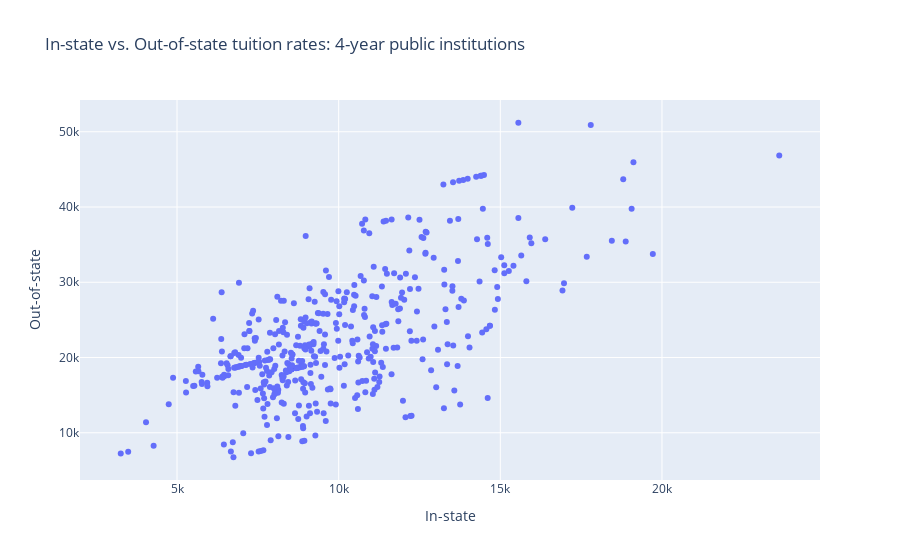

Notebook source saved alongside this figure:
### Markdown cell above
Now we can do a **scatter plot**: Let's look at the relationship between in-state and out-of-state tuition rates for public universities:

### Code cell
pub = dta[dta['public'] == 1]

data = [go.Scatter(x=pub['tuition_in'],
                   y=pub['tuition_out'],
                   text = pub['institution'],
                   mode = 'markers')]

# the layout 
layout = go.Layout(title="In-state vs. Out-of-state tuition rates: 4-year public institutions",
                  xaxis=dict(title = 'In-state'),
                  yaxis=dict(title = 'Out-of-state'))

# the figure
fig = go.Figure(data = data,layout = layout)

#plot the figure
iplot(fig)

#save the figure
py.offline.plot(fig, filename='plots/my_scatter_plot.html')

### Figure 1 — Plotly figure (JSON) as saved in the notebook; plotly's stock layout.template omitted (floating-point values rounded to 4 significant figures; data arrays with more than 128 entries replaced by an {"elided": "..."} marker saying what was removed)
{"data": [{"mode": "markers", "text": {"elided": "466 str values"}, "type": "scatter", "x": {"elided": "466 int values"}, "y": {"elided": "466 int values"}}], "layout": {"title": {"text": "In-state vs. Out-of-state tuition rates: 4-year public institutions"}, "xaxis": {"title": {"text": "In-state"}}, "yaxis": {"title": {"text": "Out-of-state"}}}}
